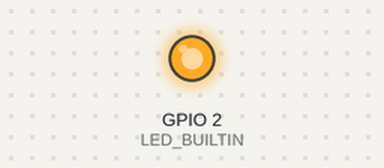
Recording of a sketch running on a simulated ESP32. On the bench: output pins drawn as LEDs (lit = HIGH). Nothing arrives over Bluetooth unless stated; a phone connects over Bluetooth LE 3 s after start; what the sketch prints to the serial monitor is not drawn. At 5.0 s the program puts the board to deep sleep or switches it off; the recording ends there.

Above: at 0.1 s.
Timing chart, 0 to 5.0 s (numbered marks = the images above):
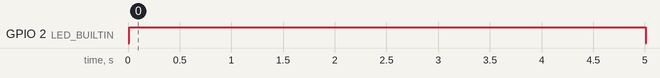

The sketch:

co2_deepsleep.ino
```cpp
/*
    Based on Neil Kolban example for IDF: https://github.com/nkolban/esp32-snippets/blob/master/cpp_utils/tests/BLE%20Tests/SampleServer.cpp
    Ported to Arduino ESP32 by Evandro Copercini
    updates by chegewara
*/

#include <BLEDevice.h>
#include <BLEUtils.h>
#include <BLEServer.h>

#define LED_BUILTIN 2

// See the following for generating UUIDs:
// https://www.uuidgenerator.net/

#define SERVICE_UUID        "4fafc201-1fb5-459e-8fcc-c5c9c331914b"
#define CHARACTERISTIC_UUID "beb5483e-36e1-4688-b7f5-ea07361b26a8"

// Deep Sleep() test를 위한 Parameter 및 wakeup routine
#define uS_TO_S_FACTOR 1000000ULL  /* Conversion factor for micro seconds to seconds */
#define TIME_TO_SLEEP  5        /* Time ESP32 will go to sleep (in seconds) */

RTC_DATA_ATTR int bootCount = 0;

/*
Method to print the reason by which ESP32
has been awaken from sleep
*/
void print_wakeup_reason(){
  esp_sleep_wakeup_cause_t wakeup_reason;

  wakeup_reason = esp_sleep_get_wakeup_cause();

  switch(wakeup_reason)
  {
    case ESP_SLEEP_WAKEUP_EXT0 : Serial.println("Wakeup caused by external signal using RTC_IO"); break;
    case ESP_SLEEP_WAKEUP_EXT1 : Serial.println("Wakeup caused by external signal using RTC_CNTL"); break;
    case ESP_SLEEP_WAKEUP_TIMER : Serial.println("Wakeup caused by timer"); break;
    case ESP_SLEEP_WAKEUP_TOUCHPAD : Serial.println("Wakeup caused by touchpad"); break;
    case ESP_SLEEP_WAKEUP_ULP : Serial.println("Wakeup caused by ULP program"); break;
    default : Serial.printf("Wakeup was not caused by deep sleep: %d\n",wakeup_reason); break;
  }
}


void setup() {

  // initialize digital pin LED_BUILTIN as an output.
  pinMode(LED_BUILTIN, OUTPUT);

  Serial.begin(115200);
  Serial.println("Starting BLE work!");

  BLEDevice::init("Long name works now");
  BLEServer *pServer = BLEDevice::createServer();
  BLEService *pService = pServer->createService(SERVICE_UUID);
  BLECharacteristic *pCharacteristic = pService->createCharacteristic(
                                         CHARACTERISTIC_UUID,
                                         BLECharacteristic::PROPERTY_READ |
                                         BLECharacteristic::PROPERTY_WRITE
                                       );

  pCharacteristic->setValue("Hello World says Neil");
  pService->start();
  // BLEAdvertising *pAdvertising = pServer->getAdvertising();  // this still is working for backward compatibility
  BLEAdvertising *pAdvertising = BLEDevice::getAdvertising();
  pAdvertising->addServiceUUID(SERVICE_UUID);
  pAdvertising->setScanResponse(true);
  pAdvertising->setMinPreferred(0x06);  // functions that help with iPhone connections issue
  pAdvertising->setMinPreferred(0x12);
  BLEDevice::startAdvertising();
  Serial.println("Characteristic defined! Now you can read it in your phone!");

    //Increment boot number and print it every reboot
  ++bootCount;
  Serial.println("Boot number: " + String(bootCount));

  //Print the wakeup reason for ESP32
  print_wakeup_reason();

  /*
  First we configure the wake up source
  We set our ESP32 to wake up every 5 seconds
  */
  esp_sleep_enable_timer_wakeup(TIME_TO_SLEEP * uS_TO_S_FACTOR);
  Serial.println("Setup ESP32 to sleep for every " + String(TIME_TO_SLEEP) +
  " Seconds");

}

void loop() {

  digitalWrite(LED_BUILTIN, HIGH);   // turn the LED on (HIGH is the voltage level)
  delay(5000);                       // wait for a second

  digitalWrite(LED_BUILTIN, LOW);    // turn the LED off by making the voltage LOW
  esp_deep_sleep_start();
  Serial.println("This will never be printed");

}
```

Measured:
- by itself, GPIO 2 (LED_BUILTIN): LOW → HIGH at 0.01 s, → LOW 5.0 s later
